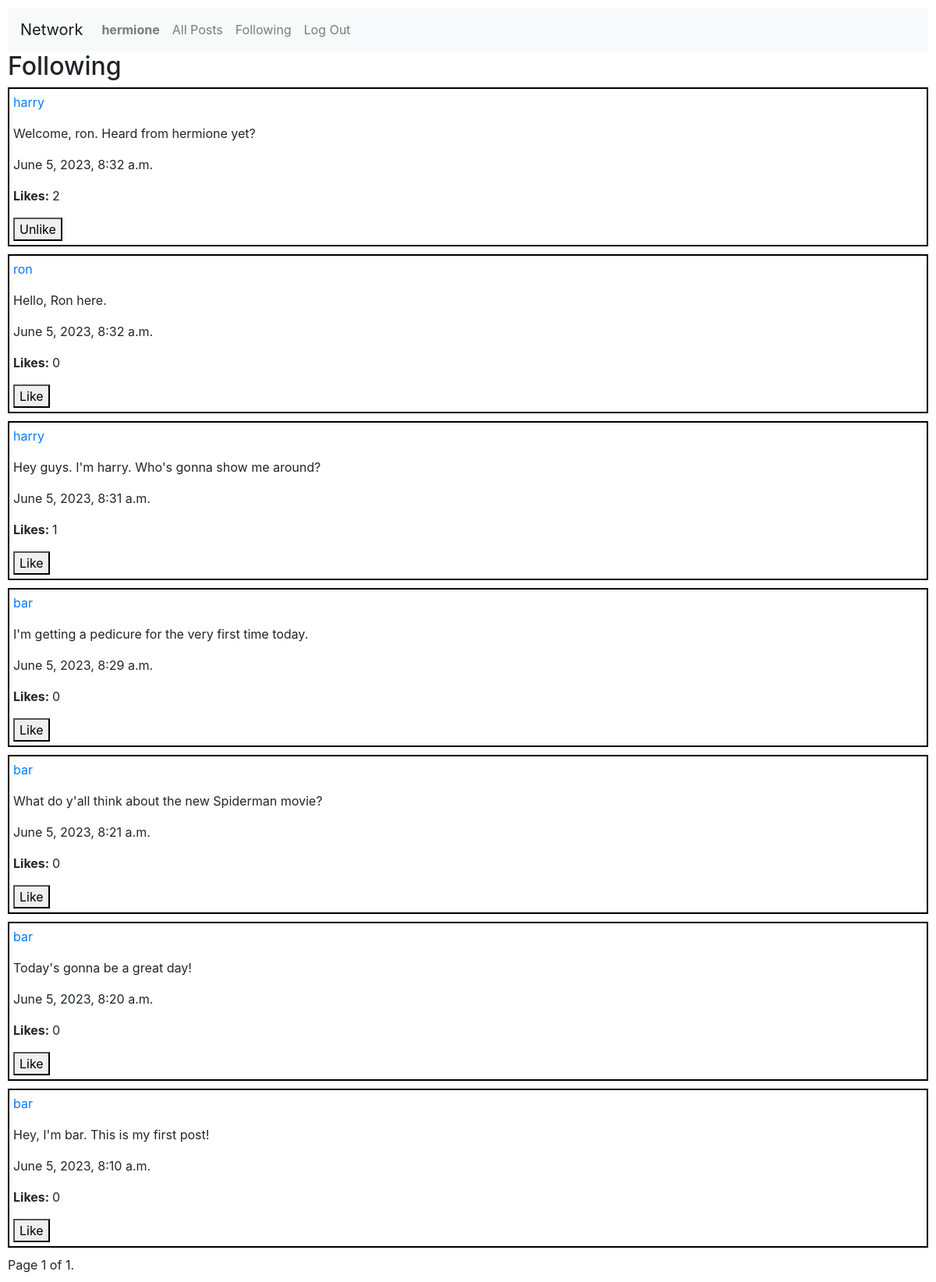
The page /following (signed in) on the database its author committed.
### network/models.py (models this page shows, shortened)
class User(AbstractUser):
    followers = models.ManyToManyField('self', symmetrical=False, related_name="following")

class Post(models.Model):
    poster = models.ForeignKey(User, on_delete=models.CASCADE)
    content = models.TextField()
    timestamp = models.DateTimeField(auto_now_add=True)
    likes = models.PositiveIntegerField(default=0)
    liked_by = models.ManyToManyField(User, related_name='liked_posts', blank=True)

### network/views.py (the view)
# urls.py: path("following", views.following, name="following"),
@login_required
def following(request):
    user = request.user
    user_following = user.following.all()
    posts = Post.objects.filter(poster__in=user_following).order_by("-timestamp")
    paginator = Paginator(posts, 10)
    page_number = request.GET.get("page")
    page_obj = paginator.get_page(page_number)
    return render(request, "network/following.html", {
        "posts": posts,
        "page_obj": page_obj
    })

### network/templates/network/following.html (shortened to what this page needs)
{% extends "network/layout.html" %}
{% block body %}
    <h2>Following</h2>
    {% for post in page_obj %}
        <div class="post">
            <p><a href="{% url 'profile' post.poster.username %}">{{ post.poster }} </a></p>
            <p>{{ post.content }}</p>
            <p>{{ post.timestamp }}</p>
            <p><strong>Likes: </strong><span id="like{{post.id}}">{{ post.likes }}</span></p>
            {% if user.is_authenticated %}
                {% if user in post.liked_by.all %}
                    <button class="like" id="post{{ post.id }}">Unlike</button>
                {% else %}
                    <button class="like" id="post{{ post.id }}">Like</button>
                {% endif %}
            {% endif %}
        </div>
    {% endfor %}
    <div class="pagination">
        <span class="step-links">
            <span class="current">
                Page {{ page_obj.number }} of {{ page_obj.paginator.num_pages }}.
            </span>
        </span>
    </div>
{% endblock %}

### network/templates/network/layout.html (shortened to what this page needs)
{% load static %}
<!DOCTYPE html>
<html lang="en">
    <head>
        <link rel="stylesheet" href="https://stackpath.bootstrapcdn.com/bootstrap/4.4.1/css/bootstrap.min.css">
        <link href="{% static 'network/styles.css' %}" rel="stylesheet">
    </head>
    <body>
        <nav class="navbar navbar-expand-lg navbar-light bg-light">
            <a class="navbar-brand" href="{% url 'index'%}">Network</a>
            <div>
              <ul class="navbar-nav mr-auto">
                {% if user.is_authenticated %}
                    <li class="nav-item">
                        <a class="nav-link" href="{% url 'profile' user.username %}"><strong>{{ user.username }}</strong></a>
                    </li>
                {% endif %}
                <li class="nav-item">
                  <a class="nav-link" href="{% url 'index'%}">All Posts</a>
                </li>
                {% if user.is_authenticated %}
                    <li class="nav-item">
                        <a class="nav-link" href="{% url 'following' %}">Following</a>
                    </li>
                    <li class="nav-item">
                        <a class="nav-link" href="{% url 'logout' %}">Log Out</a>
                    </li>
                {% endif %}
              </ul>
            </div>
          </nav>
        <div class="body">
            {% block body %}
            {% endblock %}
        </div>
    </body>
</html>

### network/static/network/styles.css (style rules this page uses)
body { margin: 10px; }
.post { margin-bottom: 10px; padding: 5px; border: 2px solid black; }

### rows shown on the page
User: username "hermione"
Post: poster "harry", content "Welcome, ron. Heard from hermione yet?", timestamp "June 5, 2023, 8:32 a.m.", likes "2"
Post: poster "ron", content "Hello, Ron here.", timestamp "June 5, 2023, 8:32 a.m.", likes "0"
Post: poster "harry", content "Hey guys. I'm harry. Who's gonna show me around?", timestamp "June 5, 2023, 8:31 a.m.", likes "1"
Post: poster "bar", content "I'm getting a pedicure for the very first time today.", timestamp "June 5, 2023, 8:29 a.m.", likes "0"
Post: poster "bar", content "What do y'all think about the new Spiderman movie?", timestamp "June 5, 2023, 8:21 a.m.", likes "0"
Post: poster "bar", content "Today's gonna be a great day!", timestamp "June 5, 2023, 8:20 a.m.", likes "0"
Post: poster "bar", content "Hey, I'm bar. This is my first post!", timestamp "June 5, 2023, 8:10 a.m.", likes "0"

### other values the page prints
{{ page_obj.number }} "1"
{{ page_obj.paginator.num_pages }} "1"
